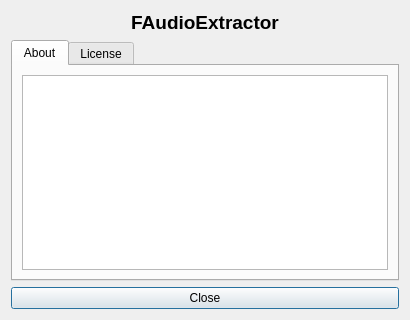
<?xml version="1.0" encoding="UTF-8"?>
<ui version="4.0">
 <class>AboutDialog</class>
 <widget class="QDialog" name="AboutDialog">
  <property name="geometry">
   <rect>
    <x>0</x>
    <y>0</y>
    <width>410</width>
    <height>320</height>
   </rect>
  </property>
  <property name="windowTitle">
   <string>Dialog</string>
  </property>
  <layout class="QVBoxLayout" name="verticalLayout">
   <item>
    <widget class="QLabel" name="label">
     <property name="font">
      <font>
       <pointsize>14</pointsize>
       <weight>75</weight>
       <bold>true</bold>
      </font>
     </property>
     <property name="text">
      <string>FAudioExtractor</string>
     </property>
     <property name="alignment">
      <set>Qt::AlignCenter</set>
     </property>
    </widget>
   </item>
   <item>
    <widget class="QTabWidget" name="tabWidget">
     <property name="currentIndex">
      <number>0</number>
     </property>
     <widget class="QWidget" name="tabAbout">
      <attribute name="title">
       <string>About</string>
      </attribute>
      <layout class="QVBoxLayout" name="verticalLayout_2">
       <item>
        <widget class="QTextEdit" name="textEditAbout">
         <property name="readOnly">
          <bool>true</bool>
         </property>
        </widget>
       </item>
      </layout>
     </widget>
     <widget class="QWidget" name="tabLicense">
      <attribute name="title">
       <string>License</string>
      </attribute>
      <layout class="QVBoxLayout" name="verticalLayout_3">
       <item>
        <widget class="QPlainTextEdit" name="plainTextEdit">
         <property name="statusTip">
          <string notr="true"/>
         </property>
         <property name="readOnly">
          <bool>true</bool>
         </property>
         <property name="plainText">
          <string>                    GNU GENERAL PUBLIC LICENSE
                       Version 2, June 1991

 Copyright (C) 1989, 1991 Free Software Foundation, Inc.,
 51 Franklin Street, Fifth Floor, Boston, MA 02110-1301 USA
 Everyone is permitted to copy and distribute verbatim copies
 of this license document, but changing it is not allowed.

                            Preamble

  The licenses for most software are designed to take away your
freedom to share and change it.  By contrast, the GNU General Public
License is intended to guarantee your freedom to share and change free
software--to make sure the software is free for all its users.  This
General Public License applies to most of the Free Software
Foundation's software and to any other program whose authors commit to
using it.  (Some other Free Software Foundation software is covered by
the GNU Lesser General Public License instead.)  You can apply it to
your programs, too.

  When we speak of free software, we are referring to freedom, not
price.  Our General Public Licenses are designed to make sure that you
have the freedom to distribute copies of free software (and charge for
this service if you wish), that you receive source code or can get it
if you want it, that you can change the software or use pieces of it
in new free programs; and that you know you can do these things.

  To protect your rights, we need to make restrictions that forbid
anyone to deny you these rights or to ask you to surrender the rights.
These restrictions translate to certain responsibilities for you if you
distribute copies of the software, or if you modify it.

  For example, if you distribute copies of such a program, whether
gratis or for a fee, you must give the recipients all the rights that
you have.  You must make sure that they, too, receive or can get the
source code.  And you must show them these terms so they know their
rights.

  We protect your rights with two steps: (1) copyright the software, and
(2) offer you this license which gives you legal permission to copy,
distribute and/or modify the software.

  Also, for each author's protection and ours, we want to make certain
that everyone understands that there is no warranty for this free
software.  If the software is modified by someone else and passed on, we
want its recipients to know that what they have is not the original, so
that any problems introduced by others will not reflect on the original
authors' reputations.

  Finally, any free program is threatened constantly by software
patents.  We wish to avoid the danger that redistributors of a free
program will individually obtain patent licenses, in effect making the
program proprietary.  To prevent this, we have made it clear that any
patent must be licensed for everyone's free use or not licensed at all.

  The precise terms and conditions for copying, distribution and
modification follow.

                    GNU GENERAL PUBLIC LICENSE
   TERMS AND CONDITIONS FOR COPYING, DISTRIBUTION AND MODIFICATION

  0. This License applies to any program or other work which contains
a notice placed by the copyright holder saying it may be distributed
under the terms of this General Public License.  The &quot;Program&quot;, below,
refers to any such program or work, and a &quot;work based on the Program&quot;
means either the Program or any derivative work under copyright law:
that is to say, a work containing the Program or a portion of it,
either verbatim or with modifications and/or translated into another
language.  (Hereinafter, translation is included without limitation in
the term &quot;modification&quot;.)  Each licensee is addressed as &quot;you&quot;.

Activities other than copying, distribution and modification are not
covered by this License; they are outside its scope.  The act of
running the Program is not restricted, and the output from the Program
is covered only if its contents constitute a work based on the
Program (independent of having been made by running the Program).
Whether that is true depends on what the Program does.

  1. You may copy and distribute verbatim copies of the Program's
source code as you receive it, in any medium, provided that you
conspicuously and appropriately publish on each copy an appropriate
copyright notice and disclaimer of warranty; keep intact all the
notices that refer to this License and to the absence of any warranty;
and give any other recipients of the Program a copy of this License
along with the Program.

You may charge a fee for the physical act of transferring a copy, and
you may at your option offer warranty protection in exchange for a fee.

  2. You may modify your copy or copies of the Program or any portion
of it, thus forming a work based on the Program, and copy and
distribute such modifications or work under the terms of Section 1
above, provided that you also meet all of these conditions:

    a) You must cause the modified files to carry prominent notices
    stating that you changed the files and the date of any change.

    b) You must cause any work that you distribute or publish, that in
    whole or in part contains or is derived from the Program or any
    part thereof, to be licensed as a whole at no charge to all third
    parties under the terms of this License.

    c) If the modified program normally reads commands interactively
    when run, you must cause it, when started running for such
    interactive use in the most ordinary way, to print or display an
    announcement including an appropriate copyright notice and a
    notice that there is no warranty (or else, saying that you provide
    a warranty) and that users may redistribute the program under
    these conditions, and telling the user how to view a copy of this
    License.  (Exception: if the Program itself is interactive but
    does not normally print such an announcement, your work based on
    the Program is not required to print an announcement.)

These requirements apply to the modified work as a whole.  If
identifiable sections of that work are not derived from the Program,
and can be reasonably considered independent and separate works in
themselves, then this License, and its terms, do not apply to those
sections when you distribute them as separate works.  But when you
distribute the same sections as part of a whole which is a work based
on the Program, the distribution of the whole must be on the terms of
this License, whose permissions for other licensees extend to the
entire whole, and thus to each and every part regardless of who wrote it.

Thus, it is not the intent of this section to claim rights or contest
your rights to work written entirely by you; rather, the intent is to
exercise the right to control the distribution of derivative or
collective works based on the Program.

In addition, mere aggregation of another work not based on the Program
with the Program (or with a work based on the Program) on a volume of
a storage or distribution medium does not bring the other work under
the scope of this License.

  3. You may copy and distribute the Program (or a work based on it,
under Section 2) in object code or executable form under the terms of
Sections 1 and 2 above provided that you also do one of the following:

    a) Accompany it with the complete corresponding machine-readable
    source code, which must be distributed under the terms of Sections
    1 and 2 above on a medium customarily used for software interchange; or,

    b) Accompany it with a written offer, valid for at least three
    years, to give any third party, for a charge no more than your
    cost of physically performing source distribution, a complete
    machine-readable copy of the corresponding source code, to be
    distributed under the terms of Sections 1 and 2 above on a medium
    customarily used for software interchange; or,

    c) Accompany it with the information you received as to the offer
    to distribute corresponding source code.  (This alternative is
    allowed only for noncommercial distribution and only if you
    received the program in object code or executable form with such
    an offer, in accord with Subsection b above.)

The source code for a work means the preferred form of the work for
making modifications to it.  For an executable work, complete source
code means all the source code for all modules it contains, plus any
associated interface definition files, plus the scripts used to
control compilation and installation of the executable.  However, as a
special exception, the source code distributed need not include
anything that is normally distributed (in either source or binary
form) with the major components (compiler, kernel, and so on) of the
operating system on which the executable runs, unless that component
itself accompanies the executable.

If distribution of executable or object code is made by offering
access to copy from a designated place, then offering equivalent
access to copy the source code from the same place counts as
distribution of the source code, even though third parties are not
compelled to copy the source along with the object code.

  4. You may not copy, modify, sublicense, or distribute the Program
except as expressly provided under this License.  Any attempt
otherwise to copy, modify, sublicense or distribute the Program is
void, and will automatically terminate your rights under this License.
However, parties who have received copies, or rights, from you under
this License will not have their licenses terminated so long as such
parties remain in full compliance.

  5. You are not required to accept this License, since you have not
signed it.  However, nothing else grants you permission to modify or
distribute the Program or its derivative works.  These actions are
prohibited by law if you do not accept this License.  Therefore, by
modifying or distributing the Program (or any work based on the
Program), you indicate your acceptance of this License to do so, and
all its terms and conditions for copying, distributing or modifying
the Program or works based on it.

  6. Each time you redistribute the Program (or any work based on the
Program), the recipient automatically receives a license from the
original licensor to copy, distribute or modify the Program subject to
these terms and conditions.  You may not impose any further
restrictions on the recipients' exercise of the rights granted herein.
You are not responsible for enforcing compliance by third parties to
this License.

  7. If, as a consequence of a court judgment or allegation of patent
infringement or for any other reason (not limited to patent issues),
conditions are imposed on you (whether by court order, agreement or
otherwise) that contradict the conditions of this License, they do not
excuse you from the conditions of this License.  If you cannot
distribute so as to satisfy simultaneously your obligations under this
License and any other pertinent obligations, then as a consequence you
may not distribute the Program at all.  For example, if a patent
license would not permit royalty-free redistribution of the Program by
all those who receive copies directly or indirectly through you, then
the only way you could satisfy both it and this License would be to
refrain entirely from distribution of the Program.

If any portion of this section is held invalid or unenforceable under
any particular circumstance, the balance of the section is intended to
apply and the section as a whole is intended to apply in other
circumstances.

It is not the purpose of this section to induce you to infringe any
patents or other property right claims or to contest validity of any
such claims; this section has the sole purpose of protecting the
integrity of the free software distribution system, which is
implemented by public license practices.  Many people have made
generous contributions to the wide range of software distributed
through that system in reliance on consistent application of that
system; it is up to the author/donor to decide if he or she is willing
to distribute software through any other system and a licensee cannot
impose that choice.

This section is intended to make thoroughly clear what is believed to
be a consequence of the rest of this License.

  8. If the distribution and/or use of the Program is restricted in
certain countries either by patents or by copyrighted interfaces, the
original copyright holder who places the Program under this License
may add an explicit geographical distribution limitation excluding
those countries, so that distribution is permitted only in or among
countries not thus excluded.  In such case, this License incorporates
the limitation as if written in the body of this License.

  9. The Free Software Foundation may publish revised and/or new versions
of the General Public License from time to time.  Such new versions will
be similar in spirit to the present version, but may differ in detail to
address new problems or concerns.

Each version is given a distinguishing version number.  If the Program
specifies a version number of this License which applies to it and &quot;any
later version&quot;, you have the option of following the terms and conditions
either of that version or of any later version published by the Free
Software Foundation.  If the Program does not specify a version number of
this License, you may choose any version ever published by the Free Software
Foundation.

  10. If you wish to incorporate parts of the Program into other free
programs whose distribution conditions are different, write to the author
to ask for permission.  For software which is copyrighted by the Free
Software Foundation, write to the Free Software Foundation; we sometimes
make exceptions for this.  Our decision will be guided by the two goals
of preserving the free status of all derivatives of our free software and
of promoting the sharing and reuse of software generally.

                            NO WARRANTY

  11. BECAUSE THE PROGRAM IS LICENSED FREE OF CHARGE, THERE IS NO WARRANTY
FOR THE PROGRAM, TO THE EXTENT PERMITTED BY APPLICABLE LAW.  EXCEPT WHEN
OTHERWISE STATED IN WRITING THE COPYRIGHT HOLDERS AND/OR OTHER PARTIES
PROVIDE THE PROGRAM &quot;AS IS&quot; WITHOUT WARRANTY OF ANY KIND, EITHER EXPRESSED
OR IMPLIED, INCLUDING, BUT NOT LIMITED TO, THE IMPLIED WARRANTIES OF
MERCHANTABILITY AND FITNESS FOR A PARTICULAR PURPOSE.  THE ENTIRE RISK AS
TO THE QUALITY AND PERFORMANCE OF THE PROGRAM IS WITH YOU.  SHOULD THE
PROGRAM PROVE DEFECTIVE, YOU ASSUME THE COST OF ALL NECESSARY SERVICING,
REPAIR OR CORRECTION.

  12. IN NO EVENT UNLESS REQUIRED BY APPLICABLE LAW OR AGREED TO IN WRITING
WILL ANY COPYRIGHT HOLDER, OR ANY OTHER PARTY WHO MAY MODIFY AND/OR
REDISTRIBUTE THE PROGRAM AS PERMITTED ABOVE, BE LIABLE TO YOU FOR DAMAGES,
INCLUDING ANY GENERAL, SPECIAL, INCIDENTAL OR CONSEQUENTIAL DAMAGES ARISING
OUT OF THE USE OR INABILITY TO USE THE PROGRAM (INCLUDING BUT NOT LIMITED
TO LOSS OF DATA OR DATA BEING RENDERED INACCURATE OR LOSSES SUSTAINED BY
YOU OR THIRD PARTIES OR A FAILURE OF THE PROGRAM TO OPERATE WITH ANY OTHER
PROGRAMS), EVEN IF SUCH HOLDER OR OTHER PARTY HAS BEEN ADVISED OF THE
POSSIBILITY OF SUCH DAMAGES.

                     END OF TERMS AND CONDITIONS

            How to Apply These Terms to Your New Programs

  If you develop a new program, and you want it to be of the greatest
possible use to the public, the best way to achieve this is to make it
free software which everyone can redistribute and change under these terms.

  To do so, attach the following notices to the program.  It is safest
to attach them to the start of each source file to most effectively
convey the exclusion of warranty; and each file should have at least
the &quot;copyright&quot; line and a pointer to where the full notice is found.

    &lt;one line to give the program's name and a brief idea of what it does.&gt;
    Copyright (C) &lt;year&gt;  &lt;name of author&gt;

    This program is free software; you can redistribute it and/or modify
    it under the terms of the GNU General Public License as published by
    the Free Software Foundation; either version 2 of the License, or
    (at your option) any later version.

    This program is distributed in the hope that it will be useful,
    but WITHOUT ANY WARRANTY; without even the implied warranty of
    MERCHANTABILITY or FITNESS FOR A PARTICULAR PURPOSE.  See the
    GNU General Public License for more details.

    You should have received a copy of the GNU General Public License along
    with this program; if not, write to the Free Software Foundation, Inc.,
    51 Franklin Street, Fifth Floor, Boston, MA 02110-1301 USA.

Also add information on how to contact you by electronic and paper mail.

If the program is interactive, make it output a short notice like this
when it starts in an interactive mode:

    Gnomovision version 69, Copyright (C) year name of author
    Gnomovision comes with ABSOLUTELY NO WARRANTY; for details type `show w'.
    This is free software, and you are welcome to redistribute it
    under certain conditions; type `show c' for details.

The hypothetical commands `show w' and `show c' should show the appropriate
parts of the General Public License.  Of course, the commands you use may
be called something other than `show w' and `show c'; they could even be
mouse-clicks or menu items--whatever suits your program.

You should also get your employer (if you work as a programmer) or your
school, if any, to sign a &quot;copyright disclaimer&quot; for the program, if
necessary.  Here is a sample; alter the names:

  Yoyodyne, Inc., hereby disclaims all copyright interest in the program
  `Gnomovision' (which makes passes at compilers) written by James Hacker.

  &lt;signature of Ty Coon&gt;, 1 April 1989
  Ty Coon, President of Vice

This General Public License does not permit incorporating your program into
proprietary programs.  If your program is a subroutine library, you may
consider it more useful to permit linking proprietary applications with the
library.  If this is what you want to do, use the GNU Lesser General
Public License instead of this License.</string>
         </property>
        </widget>
       </item>
      </layout>
     </widget>
    </widget>
   </item>
   <item>
    <widget class="QPushButton" name="pushButtonClose">
     <property name="text">
      <string>Close</string>
     </property>
    </widget>
   </item>
  </layout>
 </widget>
 <resources/>
 <connections/>
</ui>
